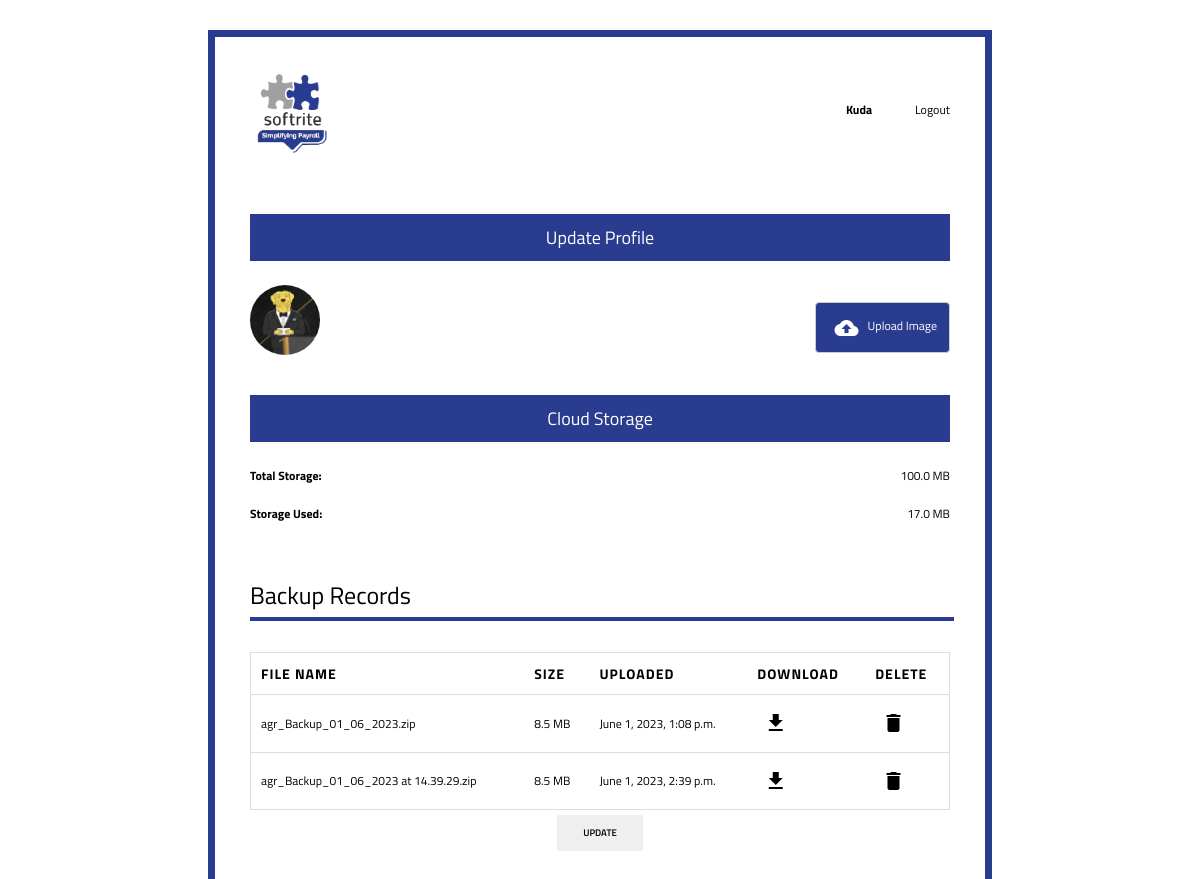
/profile/ (signed in), run on the app's committed database.
### users/models.py (models this page shows, shortened)
class Profile(models.Model):
    user = models.OneToOneField(User, on_delete=models.CASCADE)
    image = models.ImageField(default='default.jpg', upload_to='profile_pics')
    max_storage = models.IntegerField(default=(100 * pow(1024, 2)))  # store the max storage in bytes
    max_storage_str = models.CharField(max_length=100, default='0 bytes')  # store the max storage as a string
    used_storage = models.IntegerField(default=0)  # store the used storage in bytes
    used_storage_str = models.CharField(max_length=100, default='0 bytes')  # store the used storage as a string

### backups/models.py (models this page shows, shortened)
class Backup(models.Model):
    user = models.ForeignKey(User, on_delete=models.CASCADE)
    file = models.FileField(storage=customFileStorage)
    date_uploaded = models.DateTimeField(auto_now_add=True)
    filesize = models.IntegerField()  # store the filesize in bytes
    filesize_str = models.CharField(max_length=100, default='0 bytes')  # store the filesize as a string
    @property
    def basename(self):
        return os.path.basename(self.file.name)

### users/views.py (the view)
# urls.py: path('profile/', user_views.profile, name='profile')
@login_required
def profile(request):
    if request.method == "POST":
        profile_form = UpdateProfileForm(request.POST, request.FILES,
                                         instance=request.user.profile)
        if profile_form.is_valid():
            profile_form.save()
            messages.success(request, 'Profile updated successfully!')
            return redirect('profile')
    else:
        profile_form = UpdateProfileForm(instance=request.user.profile)
    return render(request, 'users/profile.html', {'profile_form': profile_form, 'title': 'Profile'})

### users/forms.py
class UpdateProfileForm(forms.ModelForm):
    class Meta:
        model = Profile
        fields = ['image']
        widgets = {
            'image': forms.FileInput(),
        }
        help_texts = {k: "" for k in fields}
        labels = {k: "" for k in fields}

### users/templates/users/profile.html (shortened to what this page needs)
{% extends 'payroll_info/base.html' %}
{% load crispy_forms_filters %}
{% load crispy_forms_tags %}
{% block content %}
    <form  method="post" enctype="multipart/form-data">
        <section id="profile info">
            <span class="section-header">Update Profile</span>
            <span class="flex-row">
                <img class="account-img" src="{{ user.profile.image.url }}" alt="profile picture">
                <label for="{{ profile_form.image.id_for_label }}" class="custom-file-upload">
                    <i class="material-icons">cloud_upload</i>
                    Upload Image
                </label>
            </span>
        </section>
        <section id="cloud_backup">
            <span class="section-header">Cloud Storage</span>
            <span class="flex-row"><b>Total Storage:</b> {{ user.profile.max_storage | filesizeformat }}</span>
            <br/>
            <span class="flex-row"><b>Storage Used:</b> {{ user.profile.used_storage| filesizeformat }}</span>
            <h5>Backup Records</h5>
            <table>
                <thead>
                    <tr>
                        <th>File Name</th>
                        <th>Size</th>
                        <th>Uploaded</th>
                        <th>Download</th>
                        <th>Delete</th>
                    </tr>
                </thead>
                <tbody>
                    {% for backup in user.backup_set.all %}
                        <tr>
                            <td>{{ backup.basename }}</td>
                            <td>{{ backup.filesize|filesizeformat }}</td>
                            <td>{{ backup.date_uploaded }}</td>
                            <td>
                                <a class="plain-link" href="{{ backup.file.url }}">
                                    <i class="material-icons">download</i>
                                </a>
                            </td>
                            <td>
                                <a class="plain-link" href="#">
                                    <i class="material-icons">delete</i>
                                </a>
                            </td>
                        </tr>
                    {% endfor %}
                </tbody>
            </table>
        </section>
        <div class="button-row">
            <input type="submit" class="button" value="Update">
        </div>
    </form>
{% endblock content %}

### payroll_info/templates/payroll_info/base.html (shortened to what this page needs)
<!DOCTYPE html>
{% load static %}
{% load crispy_forms_tags %}
<html lang="en" dir="ltr">
    <head>
        <link rel="stylesheet" href="{% static 'payroll_info/css/qfc-light.css' %}">
        <link rel="stylesheet" href="{% static 'payroll_info/css/style2.css' %}">
        <link rel="stylesheet" href="{% static 'payroll_info/css/tables.css' %}">
        <link rel="stylesheet" href="{% static 'payroll_info/css/colours.css' %}">
    </head>
    <body>
        <div class="qfc-container">
            <section class="ribbon-container">
                <a href="{% url 'payroll-home' %}">
                    <img src="{% static 'payroll_info/images/logo-transparent.png' %}" class="ribbon-logo">
                </a>
                {%if user.is_authenticated %}
                    <div>
                        <a class="plain-link plain" href="{% url 'profile' %}" style="padding-right:2.5rem;">
                            <b>{{ user.username | title }}</b>
                        </a>
                        <a class="plain-link" href="{% url 'logout' %}">Logout</a>
                    </div>
                {% else %}
                    <div>
                        <a class="plain-link" href="{% url 'login' %}">Login</a>
                    </div>
                {% endif %}
            </section>
            {% block content %}
            {% endblock content%}
        </div>
    </body>
</html>

### payroll_info/static/payroll_info/css/qfc-light.css (style rules this page uses)
body { --main-bg-color: white; background: var(--main-bg-color); }
.qfc-container { --form-theme-color: #2a3c90; --form-bg-color: white; --input-text-color: black; --button-hover: #4e5050; --input-bg-gray: #E2E5E5; border: 7px solid var(--form-theme-color); font-size: 1em; font-family: "Titillium Web", sans-serif; background-color: var(--form-bg-color); padding: 35px; width: 700px; margin: 30px auto; }
.qfc-container input { width: 200px; display: block; border: none; padding: 12px !important; border-bottom: solid 1px var(--form-theme-color); -webkit-transition: all 0.3s cubic-bezier(0.64, 0.09, 0.08, 1); transition: all 0.3s cubic-bezier(0.64, 0.09, 0.08, 1); background-repeat: no-repeat; color: var(--input-text-color); }
.qfc-container input:focus, input:valid { box-shadow: none; outline: none; background-position: 0 0; }
.qfc-container h5 { font-size: 24px; line-height: 44px; }
.qfc-container h1, h2, h3, h4, h5, h6 { text-decoration: none; position: relative; margin: 50px 0 0; font-weight: 400; }
.section-header { width: 100%; display: block; background-color: var(--form-theme-color); color: white; text-align: center; font-size: 1.5em; padding-top: 10px; padding-bottom: 10px; margin: 1.33em 0; }
.qfc-container h1:not(.no-underline):after, .qfc-container h2:not(.no-underline):after, .qfc-container h3:not(.no-underline):after, .qfc-container h4:not(.no-underline):after, .qfc-container h5:not(.no-underline):after, .qfc-container h6:not(.no-underline):after { content: ''; position: relative; display: block; bottom: 0; margin-bottom: 31px; width: 100%; border: 2px solid var(--form-theme-color); }
.qfc-container label { font-weight: 400; }
.qfc-container form { padding-top: 20px; }
.qfc-container div { margin-top: 5px; margin-bottom: 15px; }
.qfc-container input, select { border: none; border-bottom: 1px solid var(--form-theme-color); color: var(--input-text-color); font-family: sans-serif; font-weight: 500; font-size: 1em; border-radius: 0; line-height: 22px; display: block; padding: 5px; width: 60%; -webkit-box-sizing: border-box; -moz-box-sizing: border-box; -ms-box-sizing: border-box; box-sizing: border-box; }
.qfc-container button, input[type='button'], input[type='reset'], input[type='submit'] { font-family: inherit; line-height: 0; font-size: .8em; padding: 0; width: 86px; height: 36px; border: 0; cursor: pointer; -webkit-transition: all 0.3s; -moz-transition: all 0.3s; transition: all 0.3s; font-weight: 600; text-transform: uppercase; }

### payroll_info/static/payroll_info/css/style2.css (style rules this page uses)
.ribbon-container { width: 100%; margin-bottom: 2%; display: flex; justify-content: space-between; align-items: center; }
.ribbon-logo { width: 40%; display: block; }
.ribbon-container > a { text-align: center; width: 30%; }
.flex-row { display: flex; justify-content: space-between; align-items: center; }
.button-row { display: flex; justify-content: center; width:auto; column-gap: 5%; margin: 2% auto 2% auto; }
.custom-file-upload { display: inline-block; padding: 6px 12px; cursor: pointer; border: 1px solid #ccc; border-radius: 4px; box-sizing: border-box; background-color: #2a3c90; color: white; font-weight: bold; text-align: center; height: 100%; transition: 0.3s; }
.account-img { border-radius: 50%; height: 125px; width: 125px; margin-right: 20px; margin-bottom: 16px; }
.button-link, .plain-link { text-decoration: none; color: inherit; }
.material-icons { vertical-align: middle; padding: 0.4rem; }
@media only screen and (min-width: 300px) and (max-width: 1200px) { body { font-size: 12px; } }
@media only screen and (min-width: 300px) and (max-width: 1200px) { .account-img { border-radius: 50%; height: 70px; width: 70px; } }

### payroll_info/static/payroll_info/css/tables.css (style rules this page uses)
table { border: 1px solid #ccc; border-collapse: collapse; margin:0; padding:0; width: 100%; }
table tr { border: 1px solid #ddd; padding: 5px; }
table th, table td { padding: 10px; text-align: left; }
table th { font-size: 14px; letter-spacing: 1px; text-transform: uppercase; }

### data on the page
Backup: basename "agr_Backup_01_06_2023.zip", filesize|filesizeformat "8.5 MB", date_uploaded "June 1, 2023, 1:08 p.m."
Backup: basename "agr_Backup_01_06_2023 at 14.39.29.zip", filesize|filesizeformat "8.5 MB", date_uploaded "June 1, 2023, 2:39 p.m."

### other printed values
{{ user.username | title }} "Kuda"
{{ user.profile.max_storage | filesizeformat }} "100.0 MB"
{{ user.profile.used_storage| filesizeformat }} "17.0 MB"
